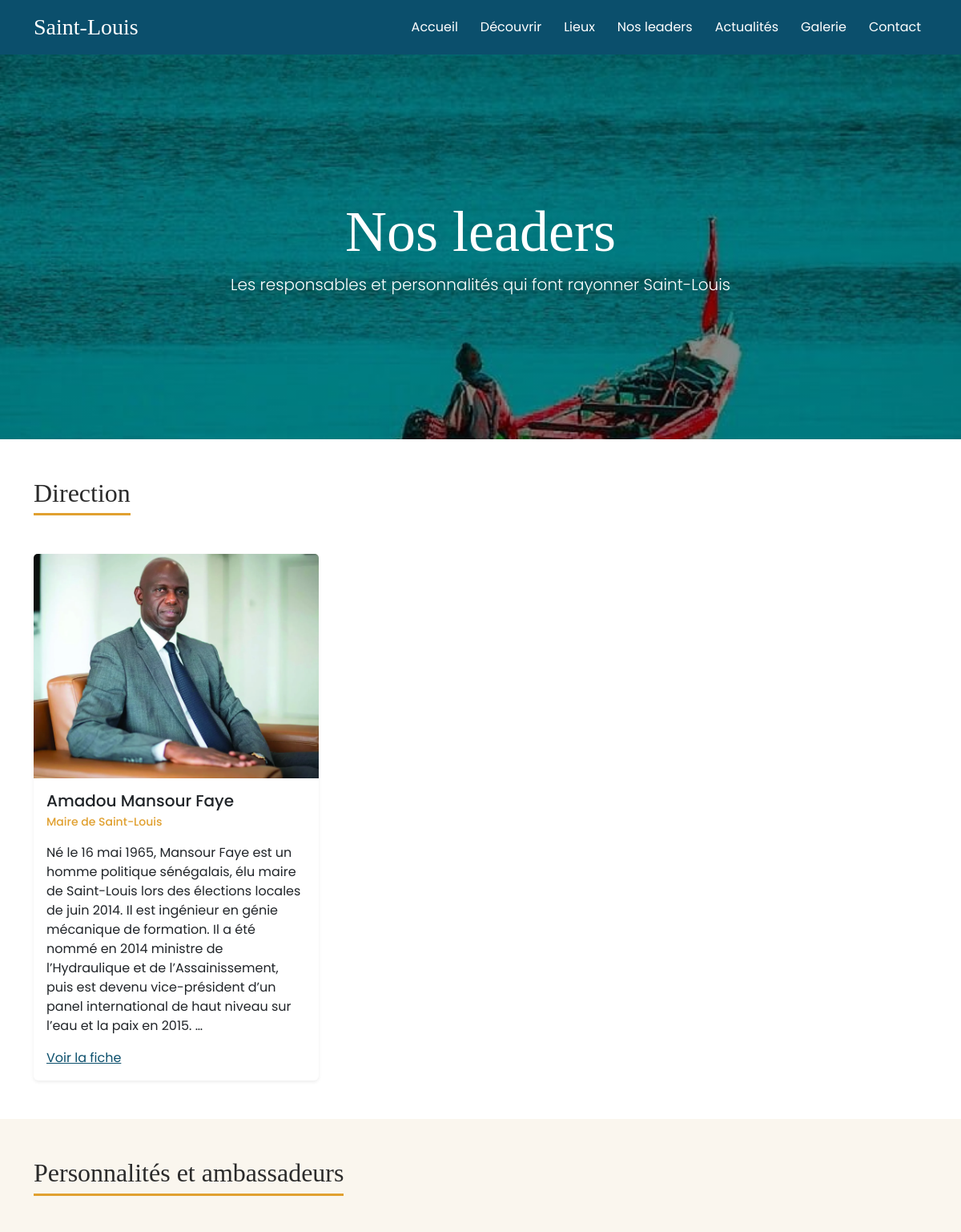
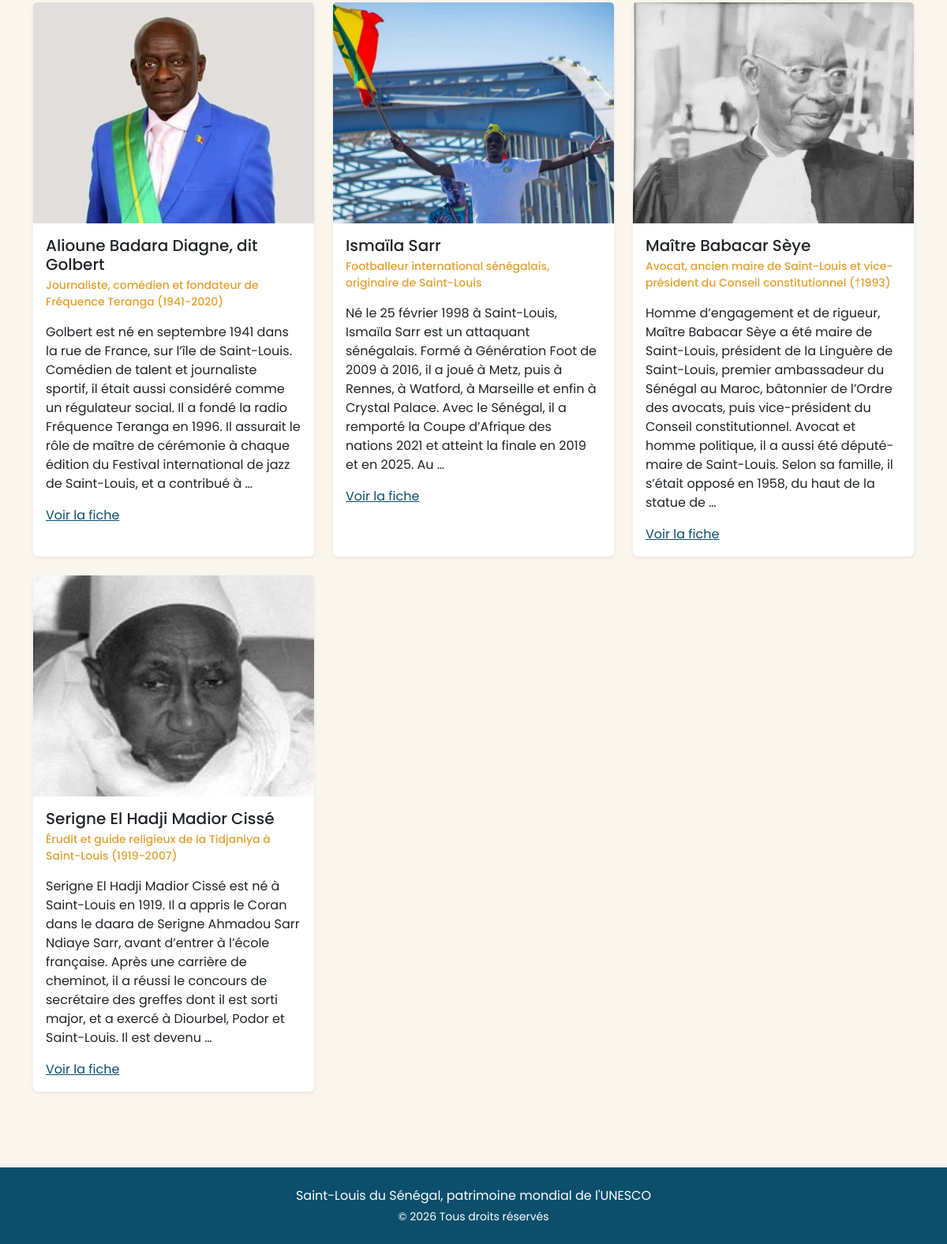
The page /leaders/ on the database its author committed (2 pictures, top to bottom).
### leaders/models.py (models this page shows, shortened)
class Leader(models.Model):
    GROUPES = [
        ("direction", "Direction"),
        ("conseillers", "Conseillers"),
        ("partenaires", "Partenaires"),
        ("personnalites", "Personnalités et ambassadeurs"),
    ]
    nom = models.CharField(max_length=150)
    fonction = models.CharField(max_length=150)
    groupe = models.CharField(max_length=20, choices=GROUPES, default="direction")
    photo = models.ImageField(upload_to="leaders/")
    biographie = models.TextField()
    citation = models.CharField(max_length=300, blank=True)
    email = models.EmailField(blank=True)
    facebook = models.URLField(blank=True)
    linkedin = models.URLField(blank=True)
    principal = models.BooleanField(default=False, verbose_name="Mettre en avant en haut de page")
    ordre = models.PositiveIntegerField(default=0, help_text="Plus le nombre est petit, plus il apparaît en premier")
    class Meta:
        ordering = ["ordre", "nom"]
        verbose_name_plural = "leaders"

### leaders/views.py (the view)
# urls.py: path("leaders/", liste_leaders, name="leaders"),
def liste_leaders(request):
    principaux = Leader.objects.filter(principal=True)
    autres = Leader.objects.filter(principal=False)
    groupes = []
    for code, nom in Leader.GROUPES:
        membres = autres.filter(groupe=code)
        if membres.exists():
            groupes.append({"nom": nom, "membres": membres})
    return render(request, "leaders/liste.html", {
        "principaux": principaux,
        "groupes": groupes,
    })

### leaders/templates/leaders/liste.html (shortened to what this page needs)
{% extends "pages/base.html" %}
{% load static %}
{% block content %}
<header class="page-titre d-flex align-items-center text-white text-center">
  <div class="container" data-aos="fade-up">
    <h1>Nos leaders</h1>
    <p class="lead mb-0">Les responsables et personnalités qui font rayonner Saint-Louis</p>
  </div>
</header>
{% for groupe in groupes %}
<section class="py-5 {% cycle 'bg-white' '' %}">
  <div class="container">
    <h2 class="titre-groupe mb-5" data-aos="fade-up">{{ groupe.nom }}</h2>
    <div class="row g-4">
      {% for leader in groupe.membres %}
      <div class="col-md-6 col-lg-4" data-aos="fade-up">
        <div class="card h-100 border-0 shadow-sm">
          <img src="{{ leader.photo.url }}" alt="{{ leader.nom }}" class="photo-carte card-img-top">
          <div class="card-body">
            <h5 class="card-title mb-1">{{ leader.nom }}</h5>
            <p class="small mb-3" style="color: var(--ocre); font-weight: 500;">{{ leader.fonction }}</p>
            <p class="card-text">{{ leader.biographie|truncatewords:60 }}</p>
            <a href="{% url 'leader_detail' leader.pk %}" class="stretched-link" style="color: var(--bleu);">Voir la fiche</a>
          </div>
        </div>
      </div>
      {% endfor %}
    </div>
  </div>
</section>
{% endfor %}
{% endblock %}

### pages/templates/pages/base.html (style rules this page uses)
:root { --bleu: #0b4f6c; --ocre: #e0a030; --clair: #faf6ee; }
body { font-family: 'Poppins', sans-serif; background: var(--clair); color: #2b2b2b; }
h1, h2, h3, .navbar-brand { font-family: 'Playfair Display', serif; }

### rows shown on the page
Leader: photo (picture), nom "Amadou Mansour Faye", fonction "Maire de Saint-Louis", biographie "Né le 16 mai 1965, Mansour Faye est un homme politique sénégalais, élu maire de Saint-Louis lors des élections locales de juin 2014. Il est ingénieur en génie mécanique de formation. Il a été nommé en 2014 ministre de l’Hydraulique et de l’Assainissement, puis est devenu vice-président d’un panel international de haut niveau sur l’eau et la paix en 2015. …"
Leader: photo (picture), nom "Alioune Badara Diagne, dit Golbert", fonction "Journaliste, comédien et fondateur de Fréquence Teranga (1941-2020)", biographie "Golbert est né en septembre 1941 dans la rue de France, sur l’île de Saint-Louis. Comédien de talent et journaliste sportif, il était aussi considéré comme un régulateur social. Il a fondé la radio Fréquence Teranga en 1996. Il assurait le rôle de maître de cérémonie à chaque édition du Festival international de jazz de Saint-Louis, et a contribué à …"
Leader: photo (picture), nom "Ismaïla Sarr", fonction "Footballeur international sénégalais, originaire de Saint-Louis", biographie "Né le 25 février 1998 à Saint-Louis, Ismaïla Sarr est un attaquant sénégalais. Formé à Génération Foot de 2009 à 2016, il a joué à Metz, puis à Rennes, à Watford, à Marseille et enfin à Crystal Palace. Avec le Sénégal, il a remporté la Coupe d’Afrique des nations 2021 et atteint la finale en 2019 et en 2025. Au …"
Leader: photo (picture), nom "Maître Babacar Sèye", fonction "Avocat, ancien maire de Saint-Louis et vice-président du Conseil constitutionnel (†1993)", biographie "Homme d’engagement et de rigueur, Maître Babacar Sèye a été maire de Saint-Louis, président de la Linguère de Saint-Louis, premier ambassadeur du Sénégal au Maroc, bâtonnier de l’Ordre des avocats, puis vice-président du Conseil constitutionnel. Avocat et homme politique, il a aussi été député-maire de Saint-Louis. Selon sa famille, il s’était opposé en 1958, du haut de la statue de …"
Leader: photo (picture), nom "Serigne El Hadji Madior Cissé", fonction "Érudit et guide religieux de la Tidjaniya à Saint-Louis (1919-2007)", biographie "Serigne El Hadji Madior Cissé est né à Saint-Louis en 1919. Il a appris le Coran dans le daara de Serigne Ahmadou Sarr Ndiaye Sarr, avant d’entrer à l’école française. Après une carrière de cheminot, il a réussi le concours de secrétaire des greffes dont il est sorti major, et a exercé à Diourbel, Podor et Saint-Louis. Il est devenu …"

### other values the page prints
{{ groupe.nom }} "Direction" "Personnalités et ambassadeurs"
